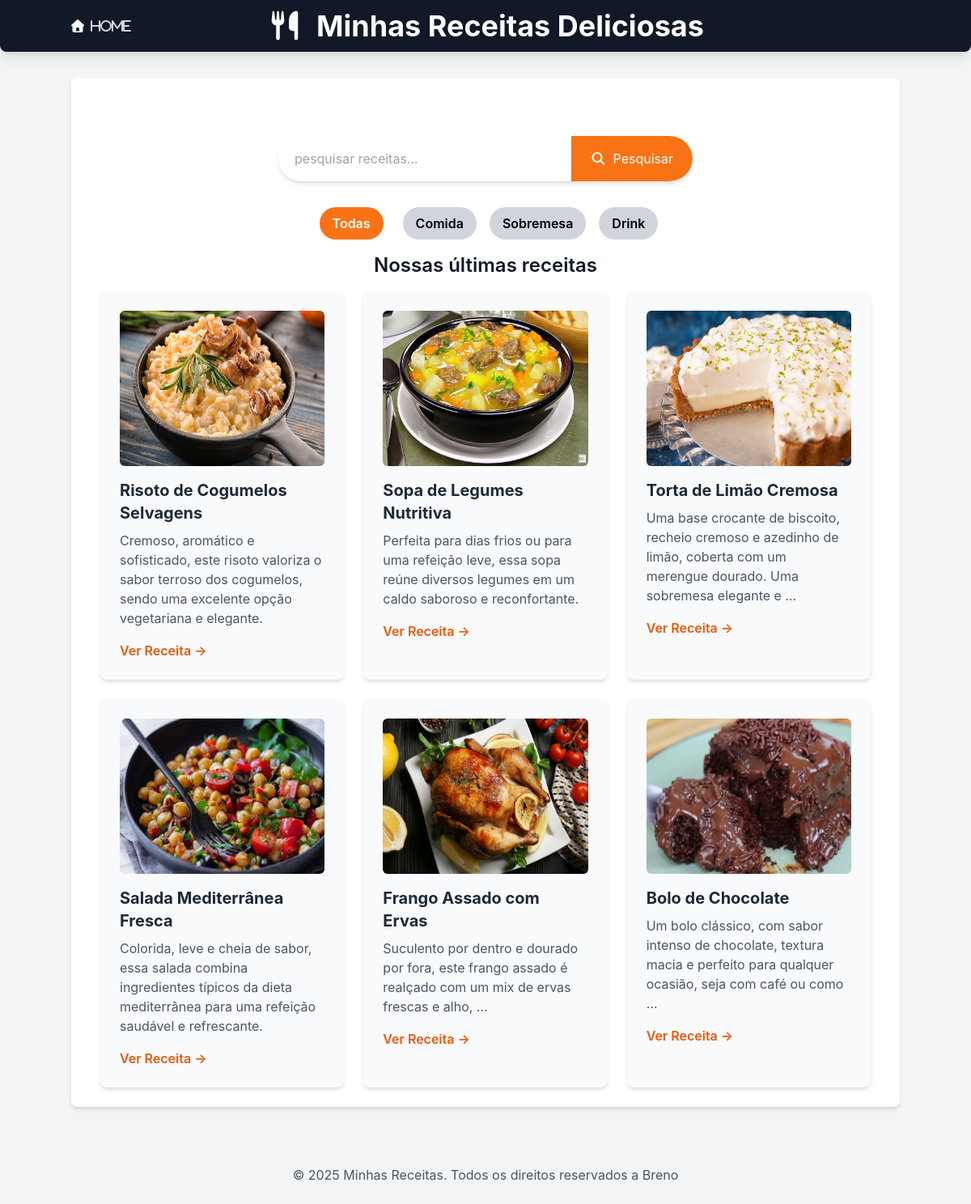
Page /receitas/?categoria=comida on the earlier database version.
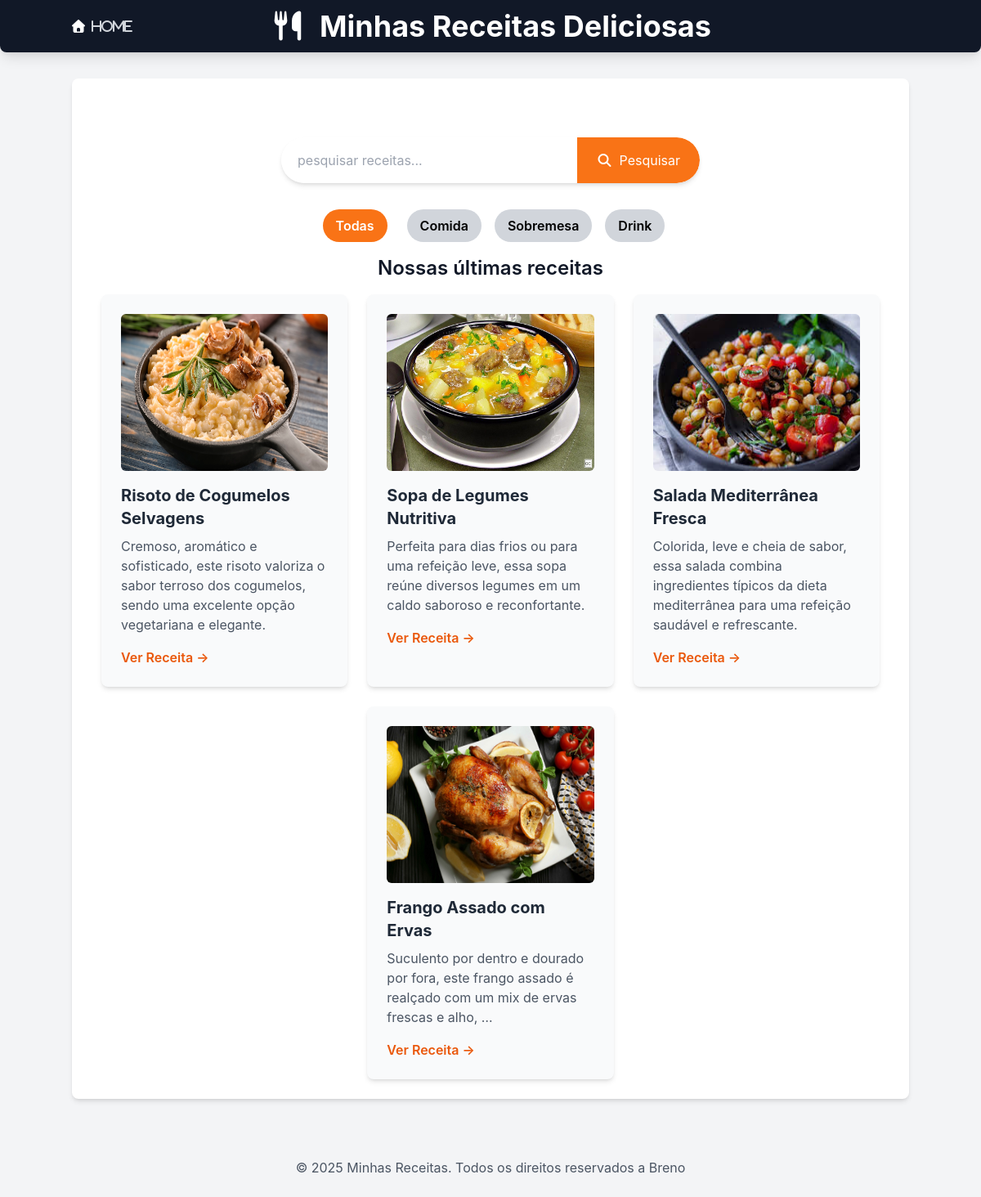
Same page on the later database version.
### receitas/models.py (models this page shows, shortened)
class Receita(models.Model):
    CATEGORIAS=[
        ('comida', 'Comida'),
        ('sobremesa', 'Sobremesa'),
        ('drink', 'Drink'),
    ]
    title = models.CharField(max_length=200)
    description = models.TextField("Descrição")
    ingredients = models.TextField("Ingredientes")
    instructions = models.TextField("Modo de Preparo")
    image =models.ImageField("Imagem", upload_to='receitas/images/', blank=True, null=True)
    categoria = models.CharField("Categoria", max_length=20, choices=CATEGORIAS, default='comida')
    created_at = models.DateTimeField(auto_now_add=True)
    updated_at = models.DateTimeField(auto_now=True)
    class Meta:
        verbose_name = "Receita"
        verbose_name_plural = "Receitas"
        ordering = ['-created_at'] #Ordena as receitas pela data de criação (mais novas primeiro)

### receitas/views.py (the view)
# urls.py: 2. Add a URL to urlpatterns:  path('', views.home, name='home')
def home(request):
    categoria_slug = request.GET.get('categoria')
    categorias_choices = [choice[0] for choice in Receita.CATEGORIAS]
    if categoria_slug:
        receitas = Receita.objects.filter(categoria=categoria_slug)
        categoria_selecionada = categoria_slug
    else:
        receitas = Receita.objects.all()
        categoria_selecionada = None
    return render(request, 'receitas/home.html', {
        'receitas': receitas,
        'cetegorias': categorias_choices,
        'categoria_selecionada': categoria_selecionada,
    })

### receitas/templates/receitas/home.html (shortened to what this page needs)
{% extends "receitas/base.html" %}
{% block content %}
<section class="container mx-auto mt-8 p-4 flex justify-center">
    <form method="get" action="{% url 'pesquisar_receitas' %}"
        class="w-full max-w-lg flex bg-white rounded-full shadow-md overflow-hidden">
        <input type="text" name="q" placeholder="pesquisar receitas... "
            class="flex-grow p-3 text-gray-700 focus:ring-2 focus-ring-orange-500 rounded-l-full pl-5">
        <button type="submit"
            class="bg-orange-500 hover:bg-orange-600 text-white p-4 px-6 rounded-r-full transition duration-300 ease-in-out flex items-center justify-center">
            <i class="fas fa-search mr-2"></i> Pesquisar
        </button>
    </form>
</section>
<nav class="relative justify-center my-4 z-10 flex space-x-4">
    <a href="{%url 'home'%}" class="text-white mx-2 px-4 py-2 rounded-full bg-orange-500 hover:bg-orange-600 font-semibold">Todas</a>
    <a href="{%url 'home'%}?categoria=comida" class="text-black mx-2 px-4 py-2 rounded-full bg-gray-300 hover:bg-gray-500 font-semibold">Comida</a>
    <a href="{%url 'home'%}?categoria=sobremesa" class="text-black mx-2 px-4 py-2 rounded-full bg-gray-300 hover:bg-gray-500 font-semibold">Sobremesa</a>
    <a href="{%url 'home'%}?categoria=drink" class="text-black mx-2 px-4 py-2 rounded-full bg-gray-300 hover:bg-gray-500 font-semibold">Drink</a>
</nav>
<h2 class="text-2xl font-semibold mb-4 text-center">Nossas últimas receitas</h2>
<div class="flex flex-wrap justify-center gap-6">
    {% for receita in receitas %}
    <div
        class="w-full sm:w-[calc(50%-1.5rem)] lg:w-[calc(33.333%-1.5rem)] bg-gray-50 p-6 rounded-lg shadow-md hover:shadow-lg transition-shadow duration-300 ease-in-out">
        {% if receita.image %}
        <img src="{{receita.image.url}}" alt="Imagem de {{receita.title}}"
            class="w-full h-48 objevt-cover rounded-md mb-4">
        {% endif %}
        <h3 class="text-xl font-bold mb-2 text-gray-800">{{ receita.title }}</h3>
        <p class="text-gray-600 mb-4">{{ receita.description|truncatewords:20}}</p>
        <a href="{% url 'receita_detail' receita.id %}" class="text-orange-600 hover:text-orange-800 font-semibold">Ver
            Receita &rarr;</a>
    </div>
    {% empty%}
    <p class="text-center text-gray-500 col-span-full">Nenhuma receita encontrada.</p>
    {% endfor %}
</div>
{% endblock %}

Differences in the rows shown:
no longer on this page (row edited): Receita: image (picture), title "Torta de Limão Cremosa", description "Uma base crocante de biscoito, recheio cremoso e azedinho de limão, coberta com um merengue dourado. Uma sobremesa elegante e …"
no longer on this page (row edited): Receita: image (picture), title "Bolo de Chocolate", description "Um bolo clássico, com sabor intenso de chocolate, textura macia e perfeito para qualquer ocasião, seja com café ou como …"
